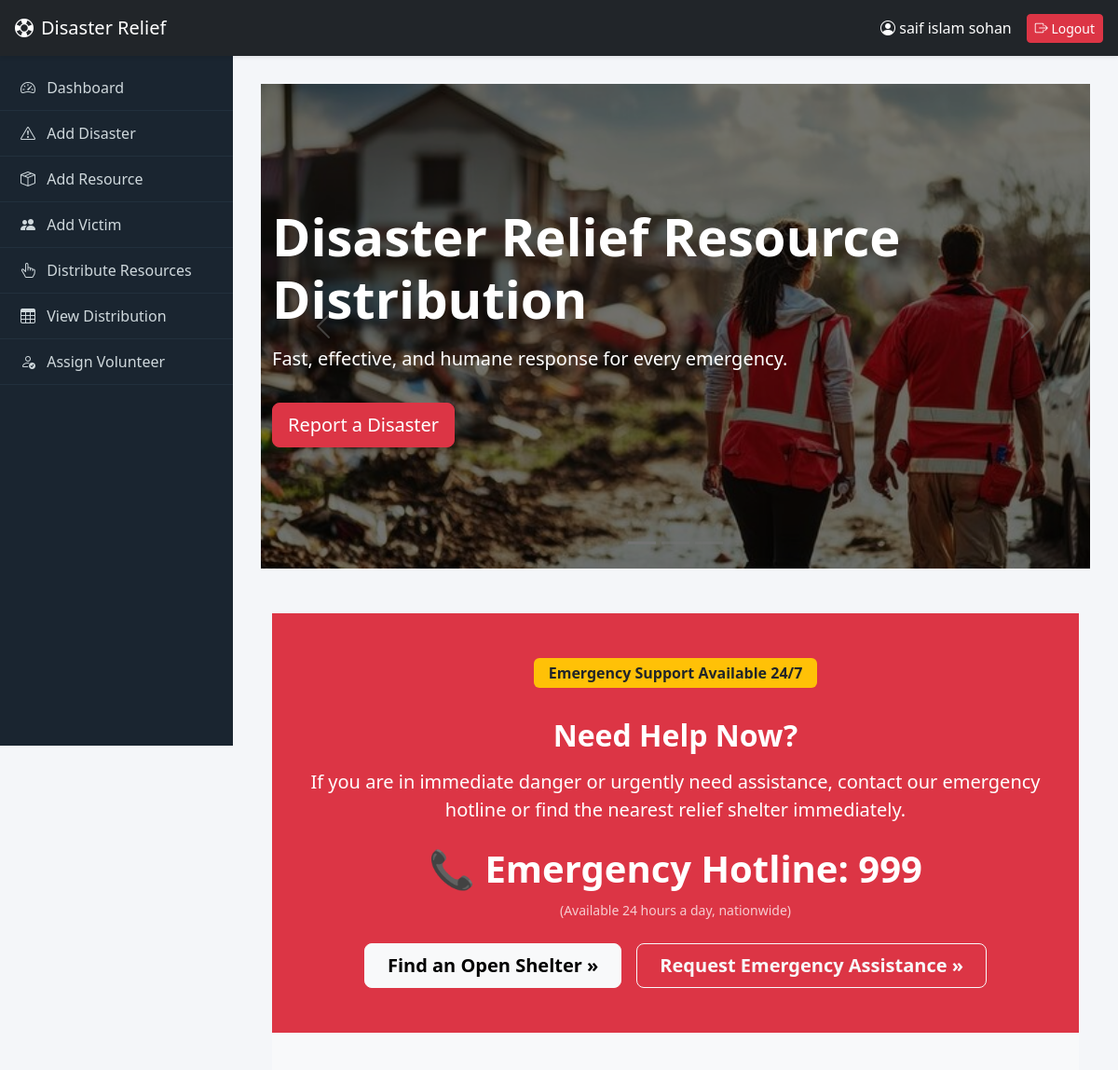
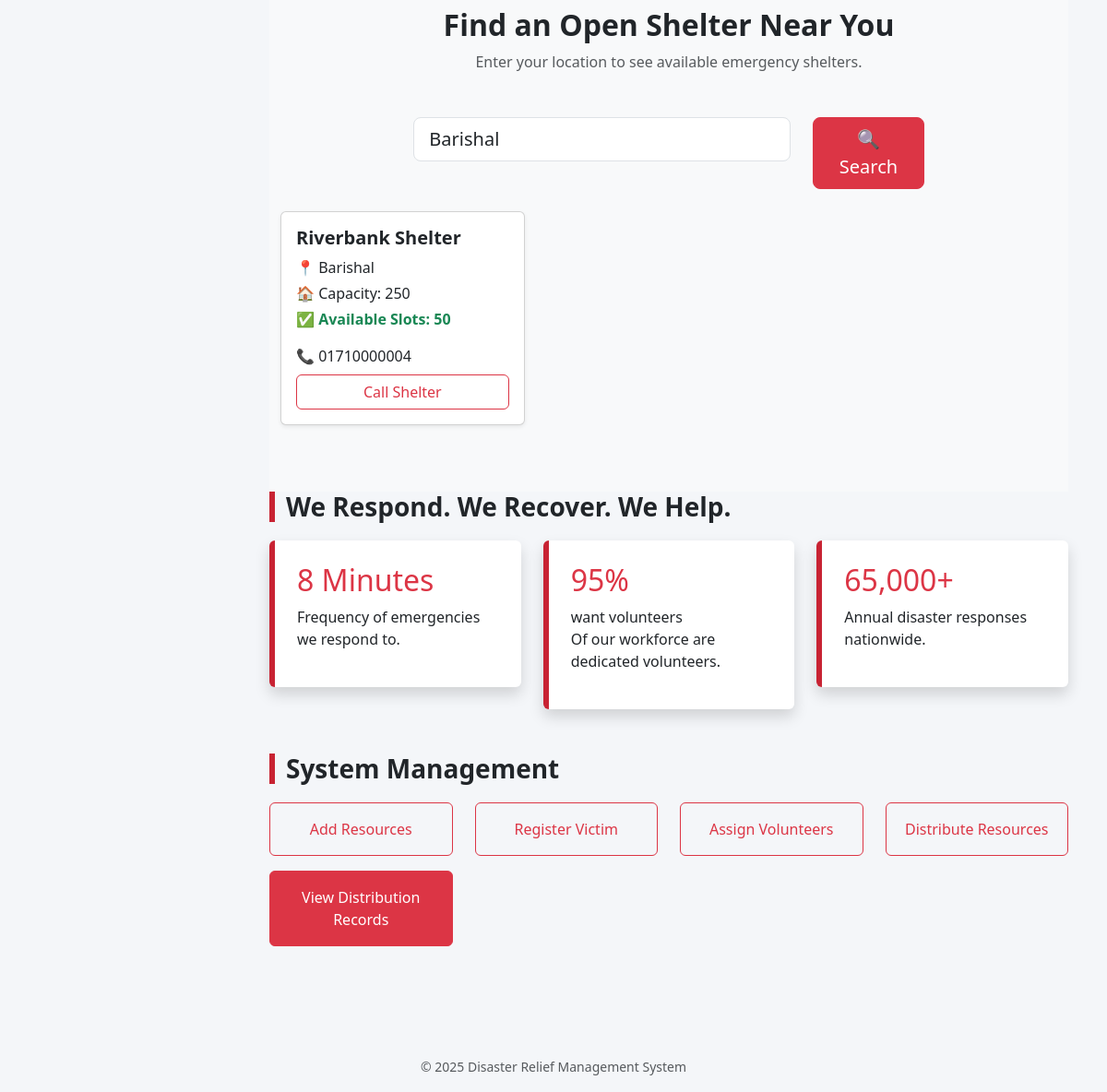
Screenshot of /dashboard.php?location=Barishal (signed in) with the database file from the repository (2 pictures, top to bottom).
### tables this page shows
CREATE TABLE `shelters` (
  `id` int(11) NOT NULL,
  `name` varchar(150) DEFAULT NULL,
  `location` varchar(150) DEFAULT NULL,
  `capacity` int(11) DEFAULT NULL,
  `available_slots` int(11) DEFAULT NULL,
  `contact` varchar(50) DEFAULT NULL
);

### dashboard.php (the view, shortened to what this page needs)
<?php include 'header.php'; ?>
<div id="heroCarousel" class="carousel slide" data-bs-ride="carousel">
    <div class="carousel-inner">
        <div class="carousel-item active">
            <div class="hero-slide" style="
                background: url('./assets/images/hero_1.jpg') center/cover no-repeat;
                height: 65vh;
                position: relative;">
                <div class="overlay"></div>
                <div class="container hero-content">
                    <h1 class="display-4 fw-bold">Disaster Relief Resource Distribution</h1>
                    <p class="lead mt-3">
                        Fast, effective, and humane response for every emergency.
                    </p>
                    <a href="add_disaster.php" class="btn btn-danger btn-lg mt-3">Report a Disaster</a>
                </div>
            </div>
        </div>
    </div>
    <button class="carousel-control-prev" type="button" data-bs-target="#heroCarousel" data-bs-slide="prev">
        <span class="carousel-control-prev-icon"></span>
    </button>
    <button class="carousel-control-next" type="button" data-bs-target="#heroCarousel" data-bs-slide="next">
        <span class="carousel-control-next-icon"></span>
    </button>
    <div class="carousel-indicators">
        <button type="button" data-bs-target="#heroCarousel" data-bs-slide-to="0" class="active"></button>
        <button type="button" data-bs-target="#heroCarousel" data-bs-slide-to="1"></button>
        <button type="button" data-bs-target="#heroCarousel" data-bs-slide-to="2"></button>
    </div>
</div>
<div class="container my-5">
    <section class="py-5 bg-danger text-white">
        <div class="container text-center">
            <span class="badge bg-warning text-dark px-3 py-2 mb-3 fs-6">
                Emergency Support Available 24/7
            </span>
            <h2 class="fw-bold mt-3 mb-3">Need Help Now?</h2>
            <p class="lead mb-4">
                If you are in immediate danger or urgently need assistance, contact our emergency
                hotline or find the nearest relief shelter immediately.
            </p>
            <div class="mb-4">
                <h3 class="fw-bold display-6">
                    📞 Emergency Hotline:
                    <a href="tel:999" class="text-white text-decoration-none">
                        999
                    </a>
                </h3>
                <small class="opacity-75">
                    (Available 24 hours a day, nationwide)
                </small>
            </div>
            <div class="d-flex justify-content-center gap-3 flex-wrap">
                <a href="find_shelter.php" class="btn btn-light btn-lg fw-semibold px-4">
                    Find an Open Shelter »
                </a>
                <a href="add_victim.php" class="btn btn-outline-light btn-lg fw-semibold px-4">
                    Request Emergency Assistance »
                </a>
            </div>
        </div>
    </section>
    <section class="py-5 bg-light">
    <div class="container">
        <div class="text-center mb-5">
            <h2 class="fw-bold">Find an Open Shelter Near You</h2>
            <p class="text-muted">
                Enter your location to see available emergency shelters.
            </p>
        </div>
        <form method="GET" class="row justify-content-center mb-4">
            <div class="col-md-6">
                <input type="text" name="location" class="form-control form-control-lg"
                       placeholder="Enter your city or area (e.g. Dhaka)"
                       value="<?php echo $_GET['location'] ?? ''; ?>" required>
            </div>
            <div class="col-md-2 d-grid">
                <button class="btn btn-danger btn-lg">
                    🔍 Search
                </button>
            </div>
        </form>
        <div class="row">
            <?php
            include 'config.php';
            if (isset($_GET['location'])) {
                $location = mysqli_real_escape_string($conn, $_GET['location']);
                $query = "
                    SELECT * FROM shelters
                    WHERE location LIKE '%$location%'
                    AND available_slots > 0
                ";
                $result = mysqli_query($conn, $query);
                if (mysqli_num_rows($result) > 0) {
                    while ($row = mysqli_fetch_assoc($result)) {
            ?>
                        <div class="col-md-4 mb-4">
                            <div class="card shadow-sm h-100">
                                <div class="card-body">
                                    <h5 class="card-title fw-bold">
                                        <?php echo $row['name']; ?>
                                    </h5>
                                    <p class="mb-1">
                                        📍 <?php echo $row['location']; ?>
                                    </p>
                                    <p class="mb-1">
                                        🏠 Capacity: <?php echo $row['capacity']; ?>
                                    </p>
                                    <p class="mb-3 text-success fw-semibold">
                                        ✅ Available Slots: <?php echo $row['available_slots']; ?>
                                    </p>
                                    <p class="mb-2">
                                        📞 <?php echo $row['contact']; ?>
                                    </p>
                                    <a href="tel:<?php echo $row['contact']; ?>"
                                       class="btn btn-outline-danger w-100">
                                        Call Shelter
                                    </a>
                                </div>
                            </div>
                        </div>
            <?php
                    }
                } else {
                    echo "
                        <div class='text-center text-muted'>
                            <h5>No shelters available in this location right now.</h5>
                        </div>
                    ";
                }
            }
            ?>
        </div>
    </div>
</section>
    <h3 class="section-title">We Respond. We Recover. We Help.</h3>
    <div class="row g-4">
        <div class="col-md-4">
            <div class="p-4 bg-white shadow stat-card rounded">
                <h2 class="text-danger">8 Minutes</h2>
                <p>Frequency of emergencies we respond to.</p>
            </div>
        </div>
        <div class="col-md-4">
            <div class="p-4 bg-white shadow stat-card rounded">
                <h2 class="text-danger">95%</h2>
                want volunteers
                <p>Of our workforce are dedicated volunteers.</p>
            </div>
        </div>
        <div class="col-md-4">
            <div class="p-4 bg-white shadow stat-card rounded">
                <h2 class="text-danger">65,000+</h2>
                <p>Annual disaster responses nationwide.</p>
            </div>
        </div>
    </div>
    <h3 class="section-title mt-5">System Management</h3>
    <div class="row g-4">
        <div class="col-md-3">
            <a href="add_resource.php" class="btn btn-outline-danger w-100 p-3">
                Add Resources
            </a>
        </div>
        <div class="col-md-3">
            <a href="add_victim.php" class="btn btn-outline-danger w-100 p-3">
                Register Victim
            </a>
        </div>
        <div class="col-md-3">
            <a href="volunteer_assign.php" class="btn btn-outline-danger w-100 p-3">
                Assign Volunteers
            </a>
        </div>
        <div class="col-md-3">
            <a href="distribute.php" class="btn btn-outline-danger w-100 p-3">
                Distribute Resources
            </a>
        </div>
        <div class="col-md-3 mt-3">
            <a href="view_distribution.php" class="btn btn-danger w-100 p-3">
                View Distribution Records
            </a>
        </div>
    </div>
</div>
<?php include 'footer.php'; ?>

### header.php (style rules this page uses)
:root { --navbar-height: 60px; --sidebar-width: 250px; }
body { background: #f4f6f9; margin: 0; padding: 0; }

### dashboard.php (style rules this page uses)
.hero-slide { position: relative; display: flex; align-items: center; }
.hero-content { position: relative; z-index: 10; color: #fff; }
.overlay { position: absolute; top: 0; left: 0; width: 100%; height: 100%; background: rgba(0, 0, 0, 0.55); z-index: 5; }
.stat-card { border-left: 6px solid #c82333; transition: 0.3s; }
.section-title { border-left: 6px solid #c82333; padding-left: 12px; margin-bottom: 20px; font-weight: bold; }

### rows the page displays
shelters: name "Riverbank Shelter", location "Barishal", capacity "250", available_slots "50", contact "01710000004"

### other values shown
$name "saif islam sohan"
